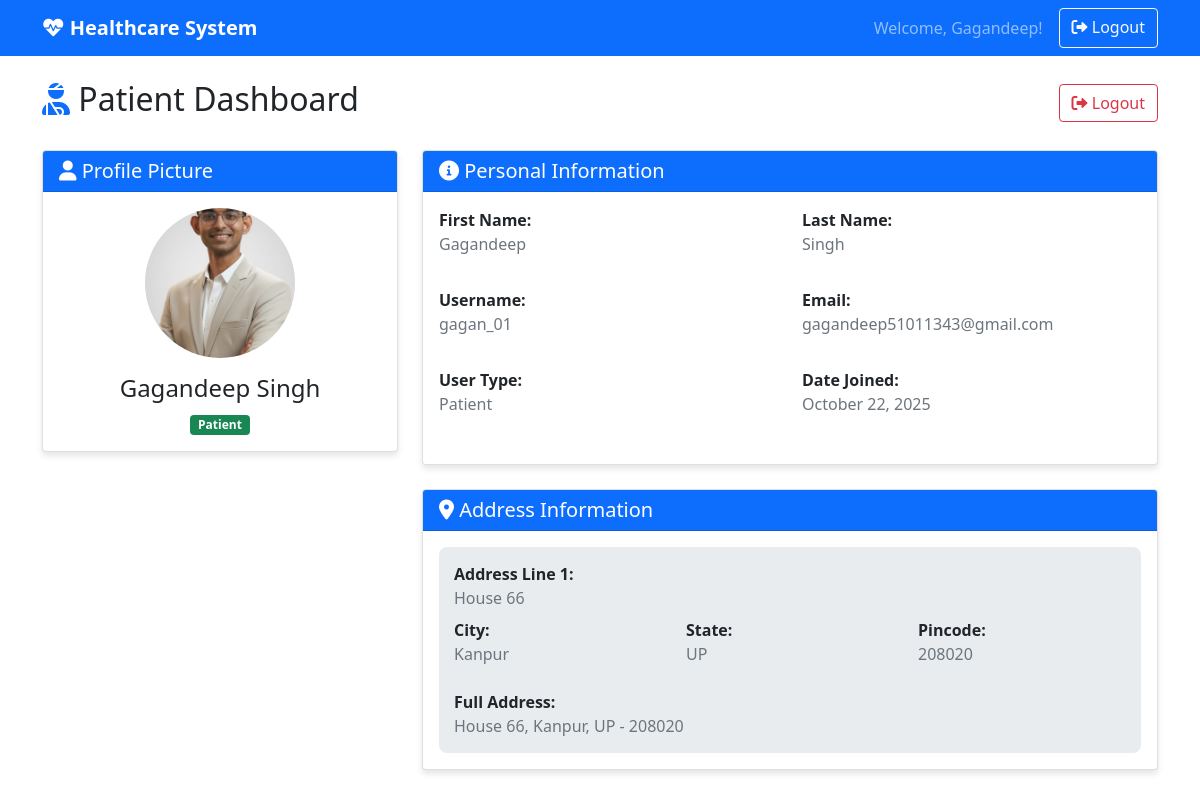
The app's page /patient-dashboard/ (signed in) with its own data.
### accounts/models.py (models this page shows, shortened)
class User(AbstractUser):
    USER_TYPE_CHOICES = [
        ('patient', 'Patient'),
        ('doctor', 'Doctor'),
    ]
    user_type = models.CharField(
        max_length=10,
        choices=USER_TYPE_CHOICES,
        default='patient',
        help_text='Type of user: Patient or Doctor'
    )
    first_name = models.CharField(max_length=30)
    last_name = models.CharField(max_length=30)
    email = models.EmailField(unique=True)
    profile_picture = models.ImageField(
        upload_to='profile_pictures/',
        blank=True,
        null=True,
        help_text='Upload a profile picture'
    )
    address_line1 = models.CharField(max_length=100, help_text='Address Line 1')
    city = models.CharField(max_length=50)
    state = models.CharField(max_length=50)
    pincode = models.CharField(max_length=10)
    @property
    def full_name(self):
        return f"{self.first_name} {self.last_name}"
    @property
    def full_address(self):
        return f"{self.address_line1}, {self.city}, {self.state} - {self.pincode}"

### accounts/views.py (the view)
# urls.py: path('patient-dashboard/', views.PatientDashboardView.as_view(), name='patient_dashboard'),
class PatientDashboardView(TemplateView):
    template_name = 'accounts/patient_dashboard.html'
    def dispatch(self, request, *args, **kwargs):
        if not request.user.is_authenticated:
            return redirect('accounts:login')
        if request.user.user_type != 'patient':
            messages.error(request, 'Access denied. This area is for patients only.')
            return redirect('accounts:login')
        return super().dispatch(request, *args, **kwargs)
    def get_context_data(self, **kwargs):
        context = super().get_context_data(**kwargs)
        context['user'] = self.request.user
        return context

### accounts/templates/accounts/patient_dashboard.html (shortened to what this page needs)
{% extends 'accounts/base.html' %}
{% block content %}
<div class="row">
    <div class="col-12">
        <div class="d-flex justify-content-between align-items-center mb-4">
            <h2>
                <i class="fas fa-user-injured text-primary"></i> Patient Dashboard
            </h2>
            <a href="{% url 'accounts:logout' %}" class="btn btn-outline-danger">
                <i class="fas fa-sign-out-alt"></i> Logout
            </a>
        </div>
    </div>
</div>
<div class="row">
    <div class="col-md-4">
        <div class="card">
            <div class="card-header bg-primary text-white">
                <h5 class="mb-0">
                    <i class="fas fa-user"></i> Profile Picture
                </h5>
            </div>
            <div class="card-body text-center">
                {% if user.profile_picture %}
                <img src="{{ user.profile_picture.url }}" alt="Profile Picture" class="profile-picture mb-3">
                {% else %}
                <div class="profile-picture bg-light d-flex align-items-center justify-content-center mb-3">
                    <i class="fas fa-user fa-3x text-muted"></i>
                </div>
                {% endif %}
                <h4>{{ user.full_name }}</h4>
                <span class="badge bg-success">{{ user.get_user_type_display }}</span>
            </div>
        </div>
    </div>
    <div class="col-md-8">
        <div class="card">
            <div class="card-header bg-primary text-white">
                <h5 class="mb-0">
                    <i class="fas fa-info-circle"></i> Personal Information
                </h5>
            </div>
            <div class="card-body">
                <div class="row">
                    <div class="col-md-6 mb-3">
                        <strong>First Name:</strong>
                        <p class="text-muted">{{ user.first_name }}</p>
                    </div>
                    <div class="col-md-6 mb-3">
                        <strong>Last Name:</strong>
                        <p class="text-muted">{{ user.last_name }}</p>
                    </div>
                </div>
                <div class="row">
                    <div class="col-md-6 mb-3">
                        <strong>Username:</strong>
                        <p class="text-muted">{{ user.username }}</p>
                    </div>
                    <div class="col-md-6 mb-3">
                        <strong>Email:</strong>
                        <p class="text-muted">{{ user.email }}</p>
                    </div>
                </div>
                <div class="row">
                    <div class="col-md-6 mb-3">
                        <strong>User Type:</strong>
                        <p class="text-muted">{{ user.get_user_type_display }}</p>
                    </div>
                    <div class="col-md-6 mb-3">
                        <strong>Date Joined:</strong>
                        <p class="text-muted">{{ user.date_joined|date:"F d, Y" }}</p>
                    </div>
                </div>
            </div>
        </div>
        <div class="card mt-4">
            <div class="card-header bg-primary text-white">
                <h5 class="mb-0">
                    <i class="fas fa-map-marker-alt"></i> Address Information
                </h5>
            </div>
            <div class="card-body">
                <div class="address-info">
                    <div class="row">
                        <div class="col-12 mb-2">
                            <strong>Address Line 1:</strong>
                            <p class="text-muted mb-0">{{ user.address_line1 }}</p>
                        </div>
                    </div>
                    <div class="row">
                        <div class="col-md-4 mb-2">
                            <strong>City:</strong>
                            <p class="text-muted mb-0">{{ user.city }}</p>
                        </div>
                        <div class="col-md-4 mb-2">
                            <strong>State:</strong>
                            <p class="text-muted mb-0">{{ user.state }}</p>
                        </div>
                        <div class="col-md-4 mb-2">
                            <strong>Pincode:</strong>
                            <p class="text-muted mb-0">{{ user.pincode }}</p>
                        </div>
                    </div>
                    <div class="mt-3">
                        <strong>Full Address:</strong>
                        <p class="text-muted mb-0">{{ user.full_address }}</p>
                    </div>
                </div>
            </div>
        </div>
    </div>
</div>
{% endblock %}

### accounts/templates/accounts/base.html (shortened to what this page needs)
<!DOCTYPE html>
<html lang="en">
<head>
    <link href="https://cdn.jsdelivr.net/npm/bootstrap@5.1.3/dist/css/bootstrap.min.css" rel="stylesheet">
    <link href="https://cdnjs.cloudflare.com/ajax/libs/font-awesome/6.0.0/css/all.min.css" rel="stylesheet">
</head>
<body>
    <nav class="navbar navbar-expand-lg navbar-dark bg-primary">
        <div class="container">
            <a class="navbar-brand" href="{% url 'accounts:login' %}">
                <i class="fas fa-heartbeat"></i> Healthcare System
            </a>
            <div class="navbar-nav ms-auto">
                {% if user.is_authenticated %}
                    <span class="navbar-text me-3">
                        Welcome, {{ user.first_name }}!
                    </span>
                    <a class="btn btn-outline-light" href="{% url 'accounts:logout' %}">
                        <i class="fas fa-sign-out-alt"></i> Logout
                    </a>
                {% endif %}
            </div>
        </div>
    </nav>
    <div class="container mt-4">
        {% block content %}
        {% endblock %}
    </div>
</body>
</html>

### accounts/templates/accounts/base.html (style rules this page uses)
.navbar-brand { font-weight: bold; }
.card { box-shadow: 0 4px 6px rgba(0, 0, 0, 0.1); }
.profile-picture { width: 150px; height: 150px; object-fit: cover; border-radius: 50%; }
.address-info { background-color: #e9ecef; border-radius: 8px; padding: 15px; }

### records on screen
User: first_name "Gagandeep", profile_picture (picture), full_name "Gagandeep Singh", user_type "Patient", last_name "Singh", username "gagan_01", email "gagandeep51011343@gmail.com", date_joined "October 22, 2025", address_line1 "House 66", city "Kanpur", state "UP", pincode "208020", full_address "House 66, Kanpur, UP - 208020"
